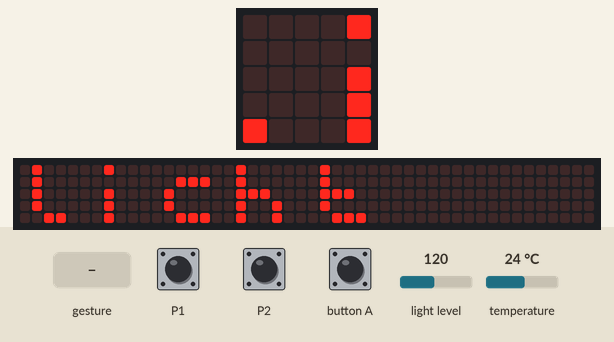
This program was run on a simulated BBC micro:bit (MakeCode). Shown: the board's 5×5 LED display, a strip that is not on the board, showing the scrolling text unrolled. Inputs (shaded band) come from the test bench; at power-on: light level 120, temperature 24 °C. Random numbers come from a fixed seed; a tilt is held for 1.5 s and a shake lasts 1 s, then the board lies face up again; the 48×5 strip is a reading aid, not a part: it shows the text the display is scrolling, unrolled, one strip-width of it at a time.

Above: at 1.67 s.
1.7 s: button A pressed for 0.15 s
At 1.97 s:
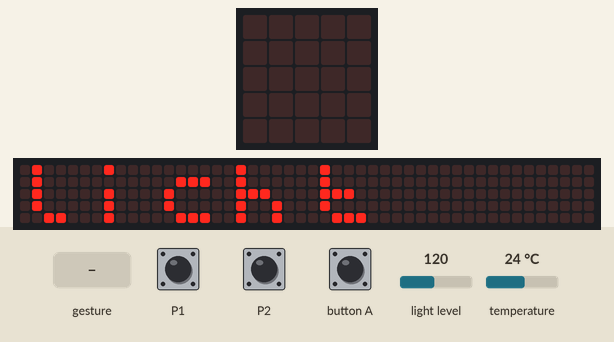
2.4 s: gesture 'shake'
At 2.42 s:
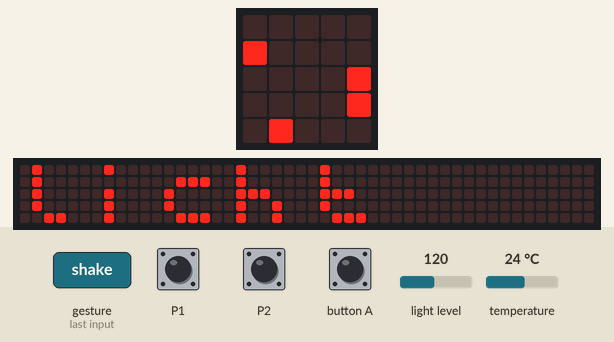
4.2 s: touch pin P1 pressed for 0.15 s
At 4.22 s:
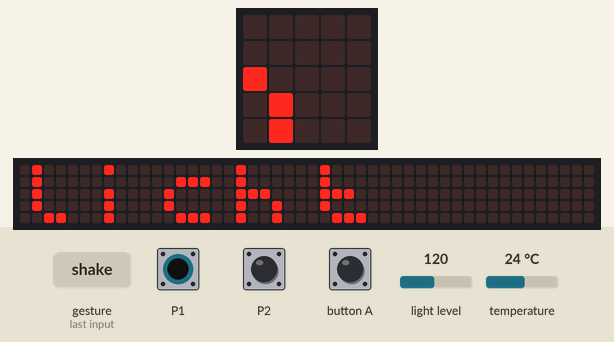
4.9 s: touch pin P2 pressed for 0.15 s
5.6 s: gesture 'tilt right'
8.6 s: button A pressed for 0.15 s
At 10.41 s:
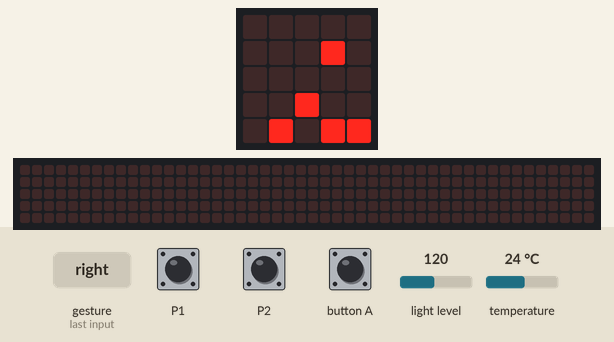
Timing chart, 0 to 11.9 s (numbered marks = the images above; inputs shaded):
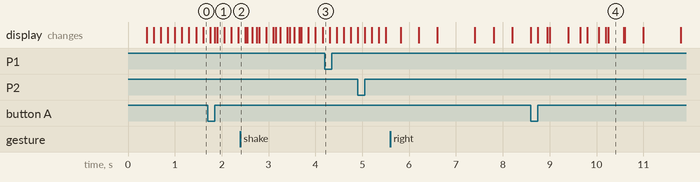

The program:

main.ts
```typescript
input.onButtonPressed(Button.A, function () {
    janeejanee = randint(1, 4)
    basic.clearScreen()
    led.plot(0, 0)
    basic.pause(200)
    led.plot(3, 1)
    basic.pause(300)
    led.plot(2, 4)
    basic.pause(200)
    led.plot(3, 1)
    basic.pause(200)
    led.plot(1, 2)
    basic.pause(400)
    led.plot(4, 2)
    basic.pause(200)
    led.plot(1, 4)
    basic.pause(100)
    led.plot(2, 3)
    basic.pause(200)
    led.plot(3, 3)
    if (janeejanee == 1) {

    } else if (janeejanee == 2) {

    } else {

    }
})
input.onGesture(Gesture.Shake, function () {
    basic.showLeds(`
        . . . . .
        . # . # .
        . . . . .
        # . . . #
        . # # # .
        `)
    basic.showLeds(`
        . . . . .
        # . # . .
        . . . . .
        . . . # .
        # # # . .
        `)
    basic.showLeds(`
        . # . # .
        . . . . .
        # . . . #
        . # # # .
        . . . . .
        `)
    basic.showLeds(`
        . # . # .
        . . . . .
        # . . . #
        . # # # .
        . . . . .
        `)
    basic.showLeds(`
        . . . . .
        . . # . #
        . . . . .
        . # . . .
        . . # # #
        `)
    basic.showLeds(`
        . # . . .
        . . . . .
        . . # . .
        # # . . .
        . . . . .
        `)
})
input.onGesture(Gesture.TiltRight, function () {
    basic.showLeds(`
        . . . . .
        . . # . .
        . . . . .
        . # . . .
        . . # # #
        `)
    basic.showLeds(`
        . . . . .
        . . . # .
        . . . . .
        . . # . .
        . . . # #
        `)
    basic.showLeds(`
        . . . . .
        . . . . #
        . . . . .
        . . . # .
        . . . . #
        `)
    basic.showLeds(`
        . . . . .
        . . . . .
        . . . . .
        . . . . #
        . . . . .
        `)
    basic.clearScreen()
    basic.showLeds(`
        . . . . .
        . . . . .
        . . . . .
        . . . . #
        . . . . .
        `)
    basic.showLeds(`
        . . . . .
        . . . . #
        . . . . .
        . . . # .
        . . . . #
        `)
    basic.showLeds(`
        . . . . .
        . . . # .
        . . . . .
        . . # . .
        . . . # #
        `)
    basic.showLeds(`
        . . . . .
        . . # . .
        . . . . .
        . # . . .
        . . # # #
        `)
    basic.showLeds(`
        . . . . .
        . # . # .
        . . . . .
        # . . . #
        . # # # .
        `)
})
input.onPinPressed(TouchPin.P2, function () {
    basic.showLeds(`
        . . # . .
        . . # . .
        # . # . #
        . # # # .
        . . # . .
        `)
    basic.showLeds(`
        . . . . .
        . # . # .
        . . . . .
        # . . . #
        . # # # .
        `)
})
input.onPinPressed(TouchPin.P1, function () {
    basic.showLeds(`
        . . . . #
        # . . # .
        # . # . .
        # # . . .
        # # # # .
        `)
    basic.showLeds(`
        . . . . .
        . # . # .
        . . . . .
        # . . . #
        . # # # .
        `)
})
input.onGesture(Gesture.TiltLeft, function () {
    basic.showLeds(`
        . . . . .
        . . # . .
        . . . . .
        . . . # .
        # # # . .
        `)
    basic.showLeds(`
        . . . . .
        . # . . .
        . . . . .
        . . # . .
        # # . . .
        `)
    basic.showLeds(`
        . . . . .
        # . . . .
        . . . . .
        . # . . .
        # . . . .
        `)
    basic.showLeds(`
        . . . . .
        . . . . .
        . . . . .
        # . . . .
        . . . . .
        `)
    basic.clearScreen()
    basic.showLeds(`
        . . . . .
        . . . . .
        . . . . .
        # . . . .
        . . . . .
        `)
    basic.showLeds(`
        . . . . .
        # . . . .
        . . . . .
        . # . . .
        # . . . .
        `)
    basic.showLeds(`
        . . . . .
        . # . . .
        . . . . .
        . . # . .
        # # . . .
        `)
    basic.showLeds(`
        . . . . .
        . . # . .
        . . . . .
        . . . # .
        # # # . .
        `)
    basic.showLeds(`
        . . . . .
        . # . # .
        . . . . .
        # . . . #
        . # # # .
        `)
})
let temp = 0
let janeejanee = 0
basic.showLeds(`
    . . . . .
    . # . # .
    . . . . .
    # . . . #
    . # # # .
    `)
basic.forever(function () {
    if (input.lightLevel() >= 90) {
        basic.showString("licht")
    } else if (input.lightLevel() < 90) {
        basic.showString("donker")
    }
    basic.showLeds(`
        . . . . .
        . # . # .
        . . . . .
        # . . . #
        . # # # .
        `)
    basic.pause(60000)
})
basic.forever(function () {
    temp = input.temperature()
    if (temp > 20) {
        basic.showString("warm")
    } else if (temp > 15) {
        basic.showString("lekker weer")
    } else if (temp > 10) {
        basic.showString("brrr")
    } else if (temp > 5) {
        basic.showString("k-koud")
    } else if (temp > 0) {
        basic.showString("t friest")
    } else {
        basic.showLeds(`
            . . . . .
            . # . # .
            . . . . .
            # . . . #
            . # # # .
            `)
    }
    basic.pause(60000)
})
basic.forever(function () {

})
```

test.ts
```typescript
// tests gaan hier; deze zal niet worden gecompileerd wanneer dit pakket wordt gebruikt als extensie.
```
